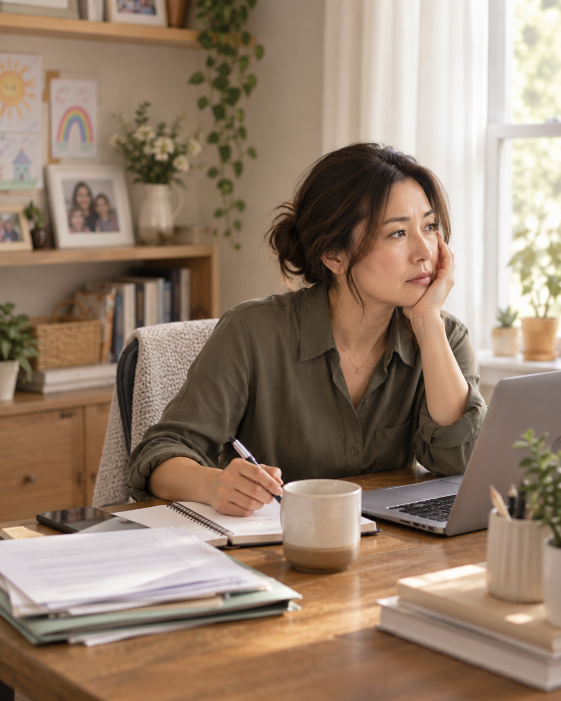
#> input picture work/ig-carousel-assets/scene-overloaded.png, 1122 x 1402 px (shown at 1/2 size); its folder holds 6 pictures in this run
$ python compose_carousel.py
#> lines starting #> are read from the running program, lines starting #| are printed output that depends on the picture
from PIL import Image, ImageDraw, ImageFont
from pathlib import Path
import math

ROOT = Path(__file__).resolve().parents[1]
ASSET = ROOT / 'work' / 'ig-carousel-assets'
OUT = ROOT / 'outputs' / 'ig-carousel-35-55'
OUT.mkdir(parents=True, exist_ok=True)

W, H = 1080, 1350
IVORY = '#F6F1E8'
PAPER = '#FBF8F2'
INK = '#243237'
MUTED = '#6B7773'
SAGE = '#7D9A87'
SAGE_DARK = '#3E5E52'
TERRACOTTA = '#B9795E'
NAVY = '#203A4B'
GOLD = '#D6B66D'
LINE = '#D9D1C3'

FONT = 'C:/Windows/Fonts/NotoSansTC-VF.ttf'
FONT_BOLD = 'C:/Windows/Fonts/msjhbd.ttc'
FONT_SCALE = 1.12

def f(size, bold=False):
    return ImageFont.truetype(FONT_BOLD if bold else FONT, round(size * FONT_SCALE))

# [7 lines left out: function fit_cover, not called in this run]

def text(draw, xy, s, size, fill=INK, bold=False, anchor=None, spacing=12):
    draw.multiline_text(xy, s, font=f(size, bold), fill=fill, spacing=spacing, anchor=anchor)

# [11 lines left out: function wrap, not called in this run]

def base():
    return Image.new('RGB', (W, H), IVORY)

# [11 lines left out: functions photo, label, not called in this run]

def page_no(draw, n):
    text(draw, (W - 70, H - 58), f'{n:02d} / 08', 20, fill=MUTED, bold=True, anchor='rm')

# [6 lines left out: function arrow, not called in this run]

overloaded = Image.open(ASSET / 'scene-overloaded.png').convert('RGB')
#> overloaded is the input picture: PIL image 1122x1402 RGB; mean R, G, B 149.8, 128.4, 109.7
focused = Image.open(ASSET / 'scene-focused.png').convert('RGB')
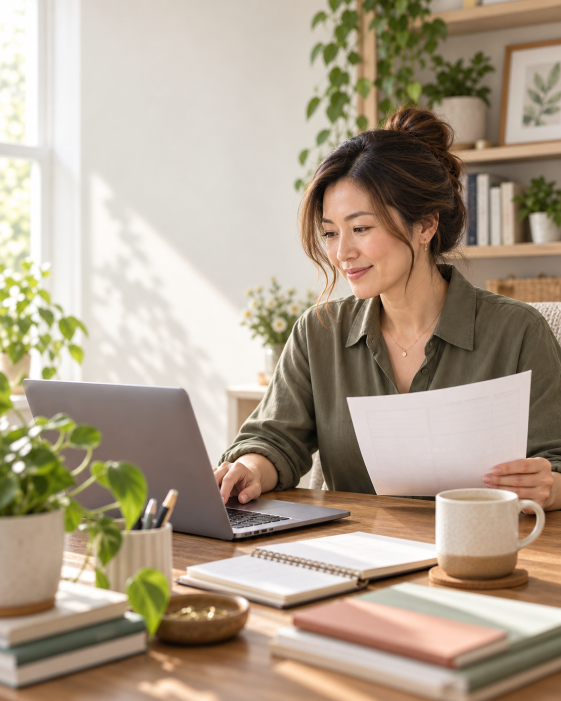
#> input picture work/ig-carousel-assets/scene-focused.png, 1122 x 1402 px (shown at 1/2 size)
#> focused is the input picture: PIL image 1122x1402 RGB; mean R, G, B 174.6, 159.3, 139.9
zones = Image.open(ASSET / 'scene-four-zones.png').convert('RGB')
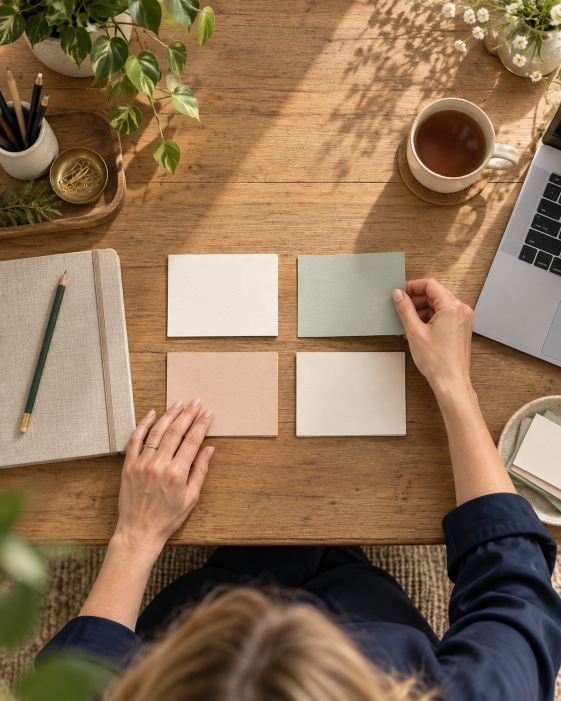
#> input picture work/ig-carousel-assets/scene-four-zones.png, 1122 x 1402 px (shown at 1/2 size)
#> zones is the input picture: PIL image 1122x1402 RGB; mean R, G, B 140.9, 113, 85.6
happy = Image.open(ASSET / 'scene-happy-coffee.png').convert('RGB')
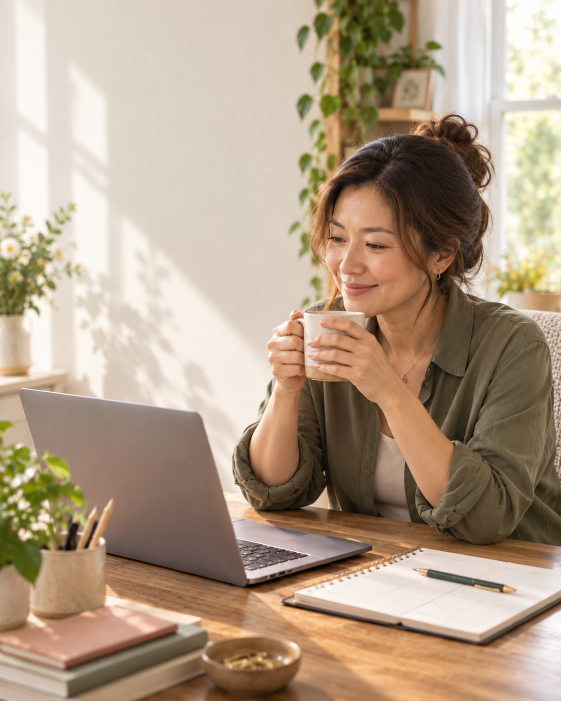
#> input picture work/ig-carousel-assets/scene-happy-coffee.png, 1122 x 1402 px (shown at 1/2 size)
#> happy is the input picture: PIL image 1122x1402 RGB; mean R, G, B 177.2, 156.8, 135.2
#> (the run stopped early here; a loop or call above may not have finished)
